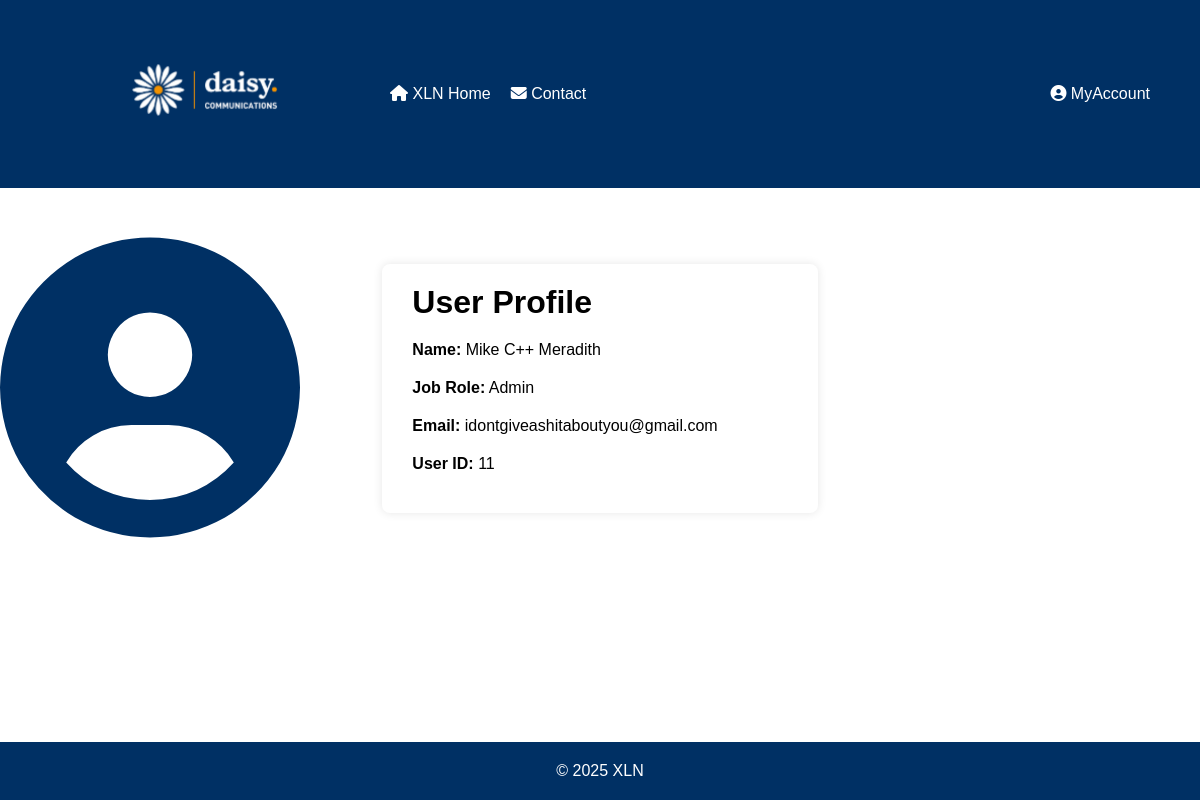
Page /php/ProfilePage.php (signed in) on the committed database.
### tables this page shows
CREATE TABLE "users" (
	"userID"	INTEGER,
	"fName"	TEXT NOT NULL,
	"mName"	TEXT,
	"lName"	TEXT NOT NULL,
	"email"	TEXT NOT NULL CHECK("email" LIKE '%_@_%._%') UNIQUE,
	"password"	TEXT NOT NULL,
	"jobID"	INT,
	"managerID"	INTEGER CHECK("jobID" != 1 OR ("jobID" = 1 AND "managerID" IS NOT NULL)),
	PRIMARY KEY("userID" AUTOINCREMENT),
	FOREIGN KEY("jobID") REFERENCES "jobs"("jobID") ON UPDATE CASCADE ON DELETE CASCADE
);

### php/ProfilePage.php (the view, shortened to what this page needs)
<?php
$db = connectToDatabase();
$userID = $_SESSION['userID'];
$stmt = $db->prepare("SELECT fName, mName, lName, email, jobID, managerID
                      FROM users
                      WHERE userID = :userID");
$stmt->bindValue(':userID', $userID, SQLITE3_INTEGER);
$result = $stmt->execute();
$userData = $result->fetchArray(SQLITE3_ASSOC);
?>
<!DOCTYPE html>
<html lang="en">
<head>
    <link rel="stylesheet" href="../css/ProfilePage.css">
    <link
    rel="stylesheet"
    href="https://cdnjs.cloudflare.com/ajax/libs/font-awesome/6.2.1/css/all.min.css"
  />
</head>
<body>
    <header>
        <a href="Homepage.php"><img class="logo" src="../xlnLogo.png" alt="XLN Logo"></a>
        <nav>
            <ul class="left-menu">
                <li><a href="Homepage.php"><i class="fa-solid fa-house"></i> XLN Home</a></li>
                <li><a href="../html/Contact.html"><i class="fa-solid fa-envelope"></i> Contact</a></li>
            </ul>
            <ul class="right-menu">
                <li class="dropdown">
                    <a href="javascript:void(0)" class="dropbtn"><i class="fa-solid fa-circle-user"></i> MyAccount</a>
                </li>
            </ul>
        </nav>
    </header>
    <main>
    <div class="profile-section">
        <i id="bigicon" class="fa-solid fa-circle-user"></i>
        <div class="profile-container">
            <h1 class="info">User Profile</h1>
            <div class="profile-info">
                <p class="info"><strong>Name:</strong>
                <?php echo htmlspecialchars($userData['fName'] . ' ' . ($userData['mName'] ?: '') . ' ' . $userData['lName']); ?>
                </p>
                <p class="info"><strong>Job Role:</strong>
                <?php echo htmlspecialchars($userData['jobID'] == 1) ? "Case Handler" : "Admin"; ?>
                </p>
                <p class="info"><strong>Email:</strong>
                <?php echo htmlspecialchars($userData['email']); ?>
                </p>
                <p class="info"><strong>User ID:</strong>
                <?php echo htmlspecialchars($userID); ?>
                </p>
            </div>
        </div>
    </div>
</main>
    <footer>
        <p>&copy; <span id="year"></span> XLN</p>
    </footer>
</body>
</html>

### css/ProfilePage.css (style rules this page uses)
* { margin: 0; padding: 0; box-sizing: border-box; font-family: Arial, Helvetica, sans-serif; }
header { background-color: #003064; color: #ffffff; display: flex; align-items: center; padding: 50px; }
img.logo { width: 300px; margin-right: 20px; }
nav { display: flex; justify-content: space-between; width: 100%; }
nav ul.left-menu { flex-grow: 1; }
nav ul.right-menu { justify-content: flex-end; }
.dropdown { position: relative; display: inline-block; }
nav ul { list-style: none; display: flex; align-items: center; margin: 0; padding: 0; }
nav ul li { margin-left: 20px; }
nav ul li a { color: #ffffff; text-decoration: none; }
html, body { height: 100%; margin: 0; display: flex; flex-direction: column; }
footer { background-color: #003064; color: white; text-align: center; padding: 20px; position: relative; bottom: 0; left: 0; right: 0; width: 100%; margin-top: auto; }
.profile-section { display: flex; align-items: center; justify-content: center; gap: 40px; margin: 50px auto; max-width: 1200px; }
#bigicon { font-size: 300px; color: #003064; margin-right: auto; }
.profile-container { max-width: 800px; background: #fff; margin:50px auto; padding: 20px; box-shadow: 0 0 10px rgba(0, 0, 0, 0.1); border-radius: 8px; position: absolute; padding-left: 30px; padding-right: 100px; }
.info { padding-bottom: 20px; }

### rows in the picture
users: fName+mName+lName "Mike C++ Meradith", email "idontgiveashitaboutyou@gmail.com"

### other values in the picture
$userID "11"
